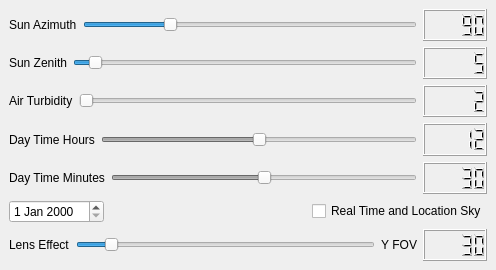
<ui version="4.0" >
 <class>Dialog</class>
 <widget class="QDialog" name="Dialog" >
  <property name="geometry" >
   <rect>
    <x>0</x>
    <y>0</y>
    <width>496</width>
    <height>270</height>
   </rect>
  </property>
  <property name="windowTitle" >
   <string>Sky Parameters</string>
  </property>
  <property name="windowIcon" >
   <iconset>graphics/configure.png</iconset>
  </property>
  <layout class="QVBoxLayout" >
   <property name="margin" >
    <number>9</number>
   </property>
   <property name="spacing" >
    <number>6</number>
   </property>
   <item>
    <layout class="QHBoxLayout" >
     <property name="margin" >
      <number>0</number>
     </property>
     <property name="spacing" >
      <number>6</number>
     </property>
     <item>
      <widget class="QLabel" name="label" >
       <property name="text" >
        <string>Sun Azimuth</string>
       </property>
      </widget>
     </item>
     <item>
      <widget class="QSlider" name="AzimuthSlider" >
       <property name="focusPolicy" >
        <enum>Qt::NoFocus</enum>
       </property>
       <property name="maximum" >
        <number>360</number>
       </property>
       <property name="value" >
        <number>90</number>
       </property>
       <property name="sliderPosition" >
        <number>90</number>
       </property>
       <property name="orientation" >
        <enum>Qt::Horizontal</enum>
       </property>
       <property name="tickPosition" >
        <enum>QSlider::NoTicks</enum>
       </property>
       <property name="tickInterval" >
        <number>0</number>
       </property>
      </widget>
     </item>
     <item>
      <widget class="QLCDNumber" name="emissionNumber" >
       <property name="value" stdset="0" >
        <double>90.000000000000000</double>
       </property>
       <property name="intValue" stdset="0" >
        <number>90</number>
       </property>
      </widget>
     </item>
    </layout>
   </item>
   <item>
    <layout class="QHBoxLayout" >
     <property name="margin" >
      <number>0</number>
     </property>
     <property name="spacing" >
      <number>6</number>
     </property>
     <item>
      <widget class="QLabel" name="label_2" >
       <property name="text" >
        <string>Sun Zenith</string>
       </property>
      </widget>
     </item>
     <item>
      <widget class="QSlider" name="AltitudeSlider" >
       <property name="focusPolicy" >
        <enum>Qt::NoFocus</enum>
       </property>
       <property name="minimum" >
        <number>1</number>
       </property>
       <property name="maximum" >
        <number>90</number>
       </property>
       <property name="value" >
        <number>5</number>
       </property>
       <property name="sliderPosition" >
        <number>5</number>
       </property>
       <property name="orientation" >
        <enum>Qt::Horizontal</enum>
       </property>
      </widget>
     </item>
     <item>
      <widget class="QLCDNumber" name="lcdNumber" >
       <property name="value" stdset="0" >
        <double>5.000000000000000</double>
       </property>
       <property name="intValue" stdset="0" >
        <number>5</number>
       </property>
      </widget>
     </item>
    </layout>
   </item>
   <item>
    <layout class="QHBoxLayout" >
     <property name="margin" >
      <number>0</number>
     </property>
     <property name="spacing" >
      <number>6</number>
     </property>
     <item>
      <widget class="QLabel" name="label_3" >
       <property name="text" >
        <string>Air Turbidity</string>
       </property>
      </widget>
     </item>
     <item>
      <widget class="QSlider" name="TurbiditySlider" >
       <property name="focusPolicy" >
        <enum>Qt::NoFocus</enum>
       </property>
       <property name="minimum" >
        <number>2</number>
       </property>
       <property name="maximum" >
        <number>12</number>
       </property>
       <property name="value" >
        <number>2</number>
       </property>
       <property name="sliderPosition" >
        <number>2</number>
       </property>
       <property name="orientation" >
        <enum>Qt::Horizontal</enum>
       </property>
      </widget>
     </item>
     <item>
      <widget class="QLCDNumber" name="lcdNumber_2" >
       <property name="value" stdset="0" >
        <double>2.000000000000000</double>
       </property>
       <property name="intValue" stdset="0" >
        <number>2</number>
       </property>
      </widget>
     </item>
    </layout>
   </item>
   <item>
    <layout class="QHBoxLayout" >
     <property name="margin" >
      <number>0</number>
     </property>
     <property name="spacing" >
      <number>6</number>
     </property>
     <item>
      <widget class="QLabel" name="label_4" >
       <property name="text" >
        <string>Day Time Hours</string>
       </property>
      </widget>
     </item>
     <item>
      <widget class="QSlider" name="TimeSlider" >
       <property name="enabled" >
        <bool>false</bool>
       </property>
       <property name="focusPolicy" >
        <enum>Qt::NoFocus</enum>
       </property>
       <property name="minimum" >
        <number>0</number>
       </property>
       <property name="maximum" >
        <number>24</number>
       </property>
       <property name="value" >
        <number>12</number>
       </property>
       <property name="sliderPosition" >
        <number>12</number>
       </property>
       <property name="orientation" >
        <enum>Qt::Horizontal</enum>
       </property>
       <property name="tickPosition" >
        <enum>QSlider::NoTicks</enum>
       </property>
       <property name="tickInterval" >
        <number>0</number>
       </property>
      </widget>
     </item>
     <item>
      <widget class="QLCDNumber" name="lcdTime" >
       <property name="smallDecimalPoint" >
        <bool>false</bool>
       </property>
       <property name="value" stdset="0" >
        <double>12.000000000000000</double>
       </property>
       <property name="intValue" stdset="0" >
        <number>12</number>
       </property>
      </widget>
     </item>
    </layout>
   </item>
   <item>
    <layout class="QHBoxLayout" >
     <property name="margin" >
      <number>0</number>
     </property>
     <property name="spacing" >
      <number>6</number>
     </property>
     <item>
      <widget class="QLabel" name="label_5" >
       <property name="text" >
        <string>Day Time Minutes</string>
       </property>
      </widget>
     </item>
     <item>
      <widget class="QSlider" name="TimeSlider_2" >
       <property name="enabled" >
        <bool>false</bool>
       </property>
       <property name="focusPolicy" >
        <enum>Qt::NoFocus</enum>
       </property>
       <property name="minimum" >
        <number>0</number>
       </property>
       <property name="maximum" >
        <number>60</number>
       </property>
       <property name="value" >
        <number>30</number>
       </property>
       <property name="sliderPosition" >
        <number>30</number>
       </property>
       <property name="orientation" >
        <enum>Qt::Horizontal</enum>
       </property>
       <property name="tickPosition" >
        <enum>QSlider::NoTicks</enum>
       </property>
       <property name="tickInterval" >
        <number>0</number>
       </property>
      </widget>
     </item>
     <item>
      <widget class="QLCDNumber" name="lcdTime_2" >
       <property name="smallDecimalPoint" >
        <bool>false</bool>
       </property>
       <property name="value" stdset="0" >
        <double>30.000000000000000</double>
       </property>
       <property name="intValue" stdset="0" >
        <number>30</number>
       </property>
      </widget>
     </item>
    </layout>
   </item>
   <item>
    <layout class="QHBoxLayout" >
     <property name="margin" >
      <number>0</number>
     </property>
     <property name="spacing" >
      <number>6</number>
     </property>
     <item>
      <widget class="QDateEdit" name="dateEdit" />
     </item>
     <item>
      <spacer>
       <property name="orientation" >
        <enum>Qt::Horizontal</enum>
       </property>
       <property name="sizeHint" >
        <size>
         <width>40</width>
         <height>20</height>
        </size>
       </property>
      </spacer>
     </item>
     <item>
      <widget class="QCheckBox" name="RealTimeButton" >
       <property name="focusPolicy" >
        <enum>Qt::NoFocus</enum>
       </property>
       <property name="text" >
        <string>Real Time and Location Sky</string>
       </property>
      </widget>
     </item>
    </layout>
   </item>
   <item>
    <layout class="QHBoxLayout" >
     <property name="margin" >
      <number>0</number>
     </property>
     <property name="spacing" >
      <number>6</number>
     </property>
     <item>
      <widget class="QLabel" name="label_6" >
       <property name="sizePolicy" >
        <sizepolicy>
         <hsizetype>0</hsizetype>
         <vsizetype>5</vsizetype>
         <horstretch>0</horstretch>
         <verstretch>0</verstretch>
        </sizepolicy>
       </property>
       <property name="minimumSize" >
        <size>
         <width>0</width>
         <height>0</height>
        </size>
       </property>
       <property name="text" >
        <string>Lens Effect</string>
       </property>
       <property name="margin" >
        <number>0</number>
       </property>
       <property name="indent" >
        <number>0</number>
       </property>
      </widget>
     </item>
     <item>
      <widget class="QSlider" name="FovSlider" >
       <property name="focusPolicy" >
        <enum>Qt::NoFocus</enum>
       </property>
       <property name="minimum" >
        <number>20</number>
       </property>
       <property name="maximum" >
        <number>120</number>
       </property>
       <property name="value" >
        <number>30</number>
       </property>
       <property name="sliderPosition" >
        <number>30</number>
       </property>
       <property name="orientation" >
        <enum>Qt::Horizontal</enum>
       </property>
       <property name="tickPosition" >
        <enum>QSlider::NoTicks</enum>
       </property>
       <property name="tickInterval" >
        <number>0</number>
       </property>
      </widget>
     </item>
     <item>
      <widget class="QLabel" name="label_7" >
       <property name="text" >
        <string>Y FOV</string>
       </property>
       <property name="alignment" >
        <set>Qt::AlignRight|Qt::AlignTrailing|Qt::AlignVCenter</set>
       </property>
      </widget>
     </item>
     <item>
      <widget class="QLCDNumber" name="fovNumber" >
       <property name="value" stdset="0" >
        <double>30.000000000000000</double>
       </property>
       <property name="intValue" stdset="0" >
        <number>30</number>
       </property>
      </widget>
     </item>
    </layout>
   </item>
  </layout>
 </widget>
 <resources/>
 <connections>
  <connection>
   <sender>AzimuthSlider</sender>
   <signal>valueChanged(int)</signal>
   <receiver>emissionNumber</receiver>
   <slot>display(int)</slot>
   <hints>
    <hint type="sourcelabel" >
     <x>254</x>
     <y>33</y>
    </hint>
    <hint type="destinationlabel" >
     <x>485</x>
     <y>33</y>
    </hint>
   </hints>
  </connection>
  <connection>
   <sender>AltitudeSlider</sender>
   <signal>valueChanged(int)</signal>
   <receiver>lcdNumber</receiver>
   <slot>display(int)</slot>
   <hints>
    <hint type="sourcelabel" >
     <x>350</x>
     <y>81</y>
    </hint>
    <hint type="destinationlabel" >
     <x>485</x>
     <y>63</y>
    </hint>
   </hints>
  </connection>
  <connection>
   <sender>TurbiditySlider</sender>
   <signal>valueChanged(int)</signal>
   <receiver>lcdNumber_2</receiver>
   <slot>display(int)</slot>
   <hints>
    <hint type="sourcelabel" >
     <x>350</x>
     <y>111</y>
    </hint>
    <hint type="destinationlabel" >
     <x>485</x>
     <y>93</y>
    </hint>
   </hints>
  </connection>
  <connection>
   <sender>FovSlider</sender>
   <signal>valueChanged(int)</signal>
   <receiver>fovNumber</receiver>
   <slot>display(int)</slot>
   <hints>
    <hint type="sourcelabel" >
     <x>285</x>
     <y>240</y>
    </hint>
    <hint type="destinationlabel" >
     <x>485</x>
     <y>240</y>
    </hint>
   </hints>
  </connection>
  <connection>
   <sender>TimeSlider_2</sender>
   <signal>valueChanged(int)</signal>
   <receiver>lcdTime_2</receiver>
   <slot>display(int)</slot>
   <hints>
    <hint type="sourcelabel" >
     <x>286</x>
     <y>166</y>
    </hint>
    <hint type="destinationlabel" >
     <x>425</x>
     <y>161</y>
    </hint>
   </hints>
  </connection>
  <connection>
   <sender>TimeSlider</sender>
   <signal>valueChanged(int)</signal>
   <receiver>lcdTime</receiver>
   <slot>display(int)</slot>
   <hints>
    <hint type="sourcelabel" >
     <x>293</x>
     <y>127</y>
    </hint>
    <hint type="destinationlabel" >
     <x>440</x>
     <y>137</y>
    </hint>
   </hints>
  </connection>
 </connections>
</ui>
